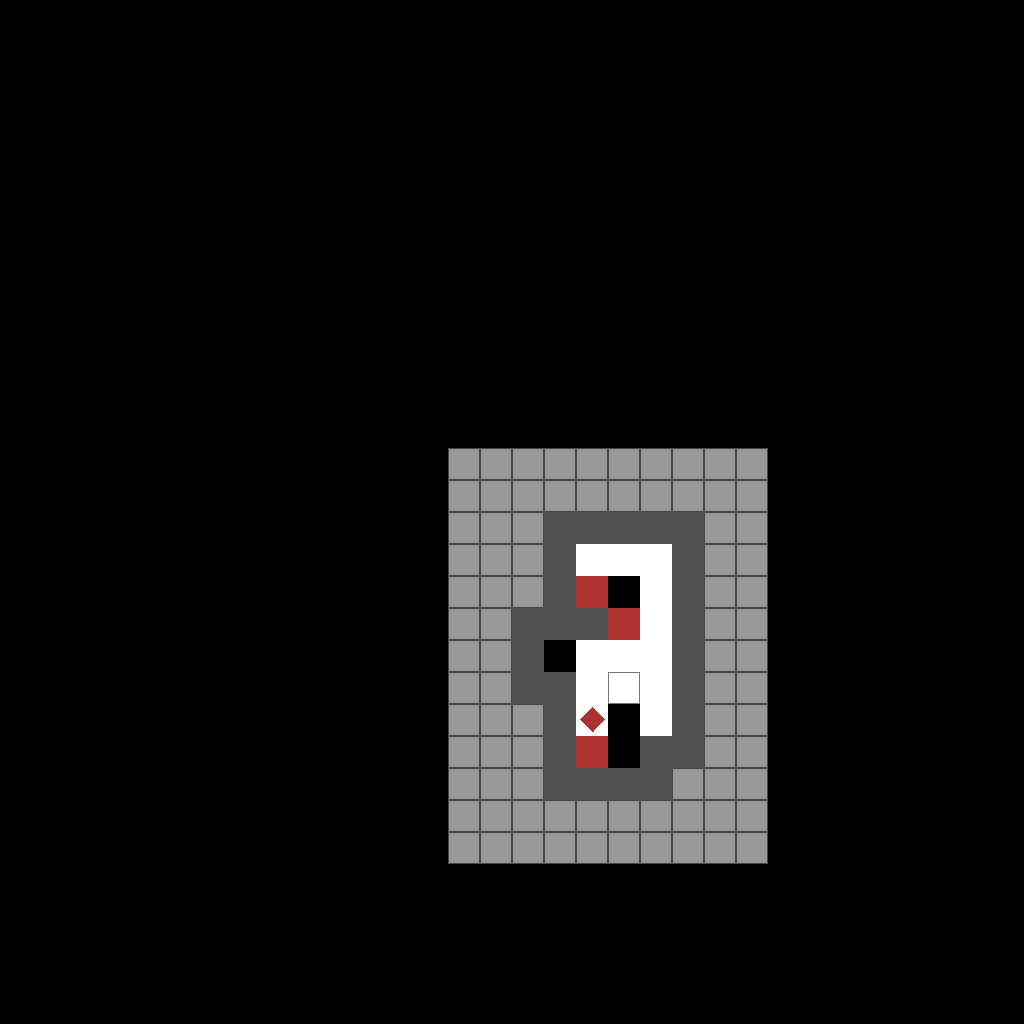

This game map was drawn from its Tiled (.tmx) file and the tilesets committed beside it. A one-line description and the full map source follow:
An orthogonal 32x32 tile map with 32x32 px tiles, 3 tile layers (Floor, Platform, Objects).

<map version="1.0" tiledversion="1.1.5" orientation="orthogonal" renderorder="left-up" width="32" height="32" tilewidth="32" tileheight="32" infinite="0" nextobjectid="1">
 <tileset firstgid="1" source="Brackeys20201.tsx" />
 <layer name="Floor" width="32" height="32" opacity="0.6">
  <data encoding="csv">
0,0,0,0,0,0,0,0,0,0,0,0,0,0,0,0,0,0,0,0,0,0,0,0,0,0,0,0,0,0,0,0,
0,0,0,0,0,0,0,0,0,0,0,0,0,0,0,0,0,0,0,0,0,0,0,0,0,0,0,0,0,0,0,0,
0,0,0,0,0,0,0,0,0,0,0,0,0,0,0,0,0,0,0,0,0,0,0,0,0,0,0,0,0,0,0,0,
0,0,0,0,0,0,0,0,0,0,0,0,0,0,0,0,0,0,0,0,0,0,0,0,0,0,0,0,0,0,0,0,
0,0,0,0,0,0,0,0,0,0,0,0,0,0,0,0,0,0,0,0,0,0,0,0,0,0,0,0,0,0,0,0,
0,0,0,0,0,0,0,0,0,0,0,0,0,0,0,0,0,0,0,0,0,0,0,0,0,0,0,0,0,0,0,0,
0,0,0,0,0,0,0,0,0,0,0,0,0,0,0,0,0,0,0,0,0,0,0,0,0,0,0,0,0,0,0,0,
0,0,0,0,0,0,0,0,0,0,0,0,0,0,0,0,0,0,0,0,0,0,0,0,0,0,0,0,0,0,0,0,
0,0,0,0,0,0,0,0,0,0,0,0,0,0,0,0,0,0,0,0,0,0,0,0,0,0,0,0,0,0,0,0,
0,0,0,0,0,0,0,0,0,0,0,0,0,0,0,0,0,0,0,0,0,0,0,0,0,0,0,0,0,0,0,0,
0,0,0,0,0,0,0,0,0,0,0,0,0,0,0,0,0,0,0,0,0,0,0,0,0,0,0,0,0,0,0,0,
0,0,0,0,0,0,0,0,0,0,0,0,0,0,0,0,0,0,0,0,0,0,0,0,0,0,0,0,0,0,0,0,
0,0,0,0,0,0,0,0,0,0,0,0,0,0,0,0,0,0,0,0,0,0,0,0,0,0,0,0,0,0,0,0,
0,0,0,0,0,0,0,0,0,0,0,0,0,0,0,0,0,0,0,0,0,0,0,0,0,0,0,0,0,0,0,0,
0,0,0,0,0,0,0,0,0,0,0,0,0,0,8,8,8,8,8,8,8,8,8,8,0,0,0,0,0,0,0,0,
0,0,0,0,0,0,0,0,0,0,0,0,0,0,8,8,8,8,8,8,8,8,8,8,0,0,0,0,0,0,0,0,
0,0,0,0,0,0,0,0,0,0,0,0,0,0,8,8,8,8,8,8,8,8,8,8,0,0,0,0,0,0,0,0,
0,0,0,0,0,0,0,0,0,0,0,0,0,0,8,8,8,8,8,8,8,8,8,8,0,0,0,0,0,0,0,0,
0,0,0,0,0,0,0,0,0,0,0,0,0,0,8,8,8,8,8,8,8,8,8,8,0,0,0,0,0,0,0,0,
0,0,0,0,0,0,0,0,0,0,0,0,0,0,8,8,8,8,8,8,8,8,8,8,0,0,0,0,0,0,0,0,
0,0,0,0,0,0,0,0,0,0,0,0,0,0,8,8,8,8,8,8,8,8,8,8,0,0,0,0,0,0,0,0,
0,0,0,0,0,0,0,0,0,0,0,0,0,0,8,8,8,8,8,8,8,8,8,8,0,0,0,0,0,0,0,0,
0,0,0,0,0,0,0,0,0,0,0,0,0,0,8,8,8,8,8,8,8,8,8,8,0,0,0,0,0,0,0,0,
0,0,0,0,0,0,0,0,0,0,0,0,0,0,8,8,8,8,8,8,8,8,8,8,0,0,0,0,0,0,0,0,
0,0,0,0,0,0,0,0,0,0,0,0,0,0,8,8,8,8,8,8,8,8,8,8,0,0,0,0,0,0,0,0,
0,0,0,0,0,0,0,0,0,0,0,0,0,0,8,8,8,8,8,8,8,8,8,8,0,0,0,0,0,0,0,0,
0,0,0,0,0,0,0,0,0,0,0,0,0,0,8,8,8,8,8,8,8,8,8,8,0,0,0,0,0,0,0,0,
0,0,0,0,0,0,0,0,0,0,0,0,0,0,0,0,0,0,0,0,0,0,0,0,0,0,0,0,0,0,0,0,
0,0,0,0,0,0,0,0,0,0,0,0,0,0,0,0,0,0,0,0,0,0,0,0,0,0,0,0,0,0,0,0,
0,0,0,0,0,0,0,0,0,0,0,0,0,0,0,0,0,0,0,0,0,0,0,0,0,0,0,0,0,0,0,0,
0,0,0,0,0,0,0,0,0,0,0,0,0,0,0,0,0,0,0,0,0,0,0,0,0,0,0,0,0,0,0,0,
0,0,0,0,0,0,0,0,0,0,0,0,0,0,0,0,0,0,0,0,0,0,0,0,0,0,0,0,0,0,0,0
</data>
 </layer>
 <layer name="Platform" width="32" height="32">
  <data encoding="csv">
0,0,0,0,0,0,0,0,0,0,0,0,0,0,0,0,0,0,0,0,0,0,0,0,0,0,0,0,0,0,0,0,
0,0,0,0,0,0,0,0,0,0,0,0,0,0,0,0,0,0,0,0,0,0,0,0,0,0,0,0,0,0,0,0,
0,0,0,0,0,0,0,0,0,0,0,0,0,0,0,0,0,0,0,0,0,0,0,0,0,0,0,0,0,0,0,0,
0,0,0,0,0,0,0,0,0,0,0,0,0,0,0,0,0,0,0,0,0,0,0,0,0,0,0,0,0,0,0,0,
0,0,0,0,0,0,0,0,0,0,0,0,0,0,0,0,0,0,0,0,0,0,0,0,0,0,0,0,0,0,0,0,
0,0,0,0,0,0,0,0,0,0,0,0,0,0,0,0,0,0,0,0,0,0,0,0,0,0,0,0,0,0,0,0,
0,0,0,0,0,0,0,0,0,0,0,0,0,0,0,0,0,0,0,0,0,0,0,0,0,0,0,0,0,0,0,0,
0,0,0,0,0,0,0,0,0,0,0,0,0,0,0,0,0,0,0,0,0,0,0,0,0,0,0,0,0,0,0,0,
0,0,0,0,0,0,0,0,0,0,0,0,0,0,0,0,0,0,0,0,0,0,0,0,0,0,0,0,0,0,0,0,
0,0,0,0,0,0,0,0,0,0,0,0,0,0,0,0,0,0,0,0,0,0,0,0,0,0,0,0,0,0,0,0,
0,0,0,0,0,0,0,0,0,0,0,0,0,0,0,0,0,0,0,0,0,0,0,0,0,0,0,0,0,0,0,0,
0,0,0,0,0,0,0,0,0,0,0,0,0,0,0,0,0,0,0,0,0,0,0,0,0,0,0,0,0,0,0,0,
0,0,0,0,0,0,0,0,0,0,0,0,0,0,0,0,0,0,0,0,0,0,0,0,0,0,0,0,0,0,0,0,
0,0,0,0,0,0,0,0,0,0,0,0,0,0,0,0,0,0,0,0,0,0,0,0,0,0,0,0,0,0,0,0,
0,0,0,0,0,0,0,0,0,0,0,0,0,0,0,0,0,0,0,0,0,0,0,0,0,0,0,0,0,0,0,0,
0,0,0,0,0,0,0,0,0,0,0,0,0,0,0,0,0,0,0,0,0,0,0,0,0,0,0,0,0,0,0,0,
0,0,0,0,0,0,0,0,0,0,0,0,0,0,0,0,0,4,4,4,4,4,0,0,0,0,0,0,0,0,0,0,
0,0,0,0,0,0,0,0,0,0,0,0,0,0,0,0,0,4,1,1,1,4,0,0,0,0,0,0,0,0,0,0,
0,0,0,0,0,0,0,0,0,0,0,0,0,0,0,0,0,4,1,3,1,4,0,0,0,0,0,0,0,0,0,0,
0,0,0,0,0,0,0,0,0,0,0,0,0,0,0,0,4,4,4,1,1,4,0,0,0,0,0,0,0,0,0,0,
0,0,0,0,0,0,0,0,0,0,0,0,0,0,0,0,4,3,1,1,1,4,0,0,0,0,0,0,0,0,0,0,
0,0,0,0,0,0,0,0,0,0,0,0,0,0,0,0,4,4,1,8,1,4,0,0,0,0,0,0,0,0,0,0,
0,0,0,0,0,0,0,0,0,0,0,0,0,0,0,0,0,4,1,3,1,4,0,0,0,0,0,0,0,0,0,0,
0,0,0,0,0,0,0,0,0,0,0,0,0,0,0,0,0,4,1,3,4,4,0,0,0,0,0,0,0,0,0,0,
0,0,0,0,0,0,0,0,0,0,0,0,0,0,0,0,0,4,4,4,4,0,0,0,0,0,0,0,0,0,0,0,
0,0,0,0,0,0,0,0,0,0,0,0,0,0,0,0,0,0,0,0,0,0,0,0,0,0,0,0,0,0,0,0,
0,0,0,0,0,0,0,0,0,0,0,0,0,0,0,0,0,0,0,0,0,0,0,0,0,0,0,0,0,0,0,0,
0,0,0,0,0,0,0,0,0,0,0,0,0,0,0,0,0,0,0,0,0,0,0,0,0,0,0,0,0,0,0,0,
0,0,0,0,0,0,0,0,0,0,0,0,0,0,0,0,0,0,0,0,0,0,0,0,0,0,0,0,0,0,0,0,
0,0,0,0,0,0,0,0,0,0,0,0,0,0,0,0,0,0,0,0,0,0,0,0,0,0,0,0,0,0,0,0,
0,0,0,0,0,0,0,0,0,0,0,0,0,0,0,0,0,0,0,0,0,0,0,0,0,0,0,0,0,0,0,0,
0,0,0,0,0,0,0,0,0,0,0,0,0,0,0,0,0,0,0,0,0,0,0,0,0,0,0,0,0,0,0,0
</data>
 </layer>
 <layer name="Objects" width="32" height="32">
  <data encoding="csv">
0,0,0,0,0,0,0,0,0,0,0,0,0,0,0,0,0,0,0,0,0,0,0,0,0,0,0,0,0,0,0,0,
0,0,0,0,0,0,0,0,0,0,0,0,0,0,0,0,0,0,0,0,0,0,0,0,0,0,0,0,0,0,0,0,
0,0,0,0,0,0,0,0,0,0,0,0,0,0,0,0,0,0,0,0,0,0,0,0,0,0,0,0,0,0,0,0,
0,0,0,0,0,0,0,0,0,0,0,0,0,0,0,0,0,0,0,0,0,0,0,0,0,0,0,0,0,0,0,0,
0,0,0,0,0,0,0,0,0,0,0,0,0,0,0,0,0,0,0,0,0,0,0,0,0,0,0,0,0,0,0,0,
0,0,0,0,0,0,0,0,0,0,0,0,0,0,0,0,0,0,0,0,0,0,0,0,0,0,0,0,0,0,0,0,
0,0,0,0,0,0,0,0,0,0,0,0,0,0,0,0,0,0,0,0,0,0,0,0,0,0,0,0,0,0,0,0,
0,0,0,0,0,0,0,0,0,0,0,0,0,0,0,0,0,0,0,0,0,0,0,0,0,0,0,0,0,0,0,0,
0,0,0,0,0,0,0,0,0,0,0,0,0,0,0,0,0,0,0,0,0,0,0,0,0,0,0,0,0,0,0,0,
0,0,0,0,0,0,0,0,0,0,0,0,0,0,0,0,0,0,0,0,0,0,0,0,0,0,0,0,0,0,0,0,
0,0,0,0,0,0,0,0,0,0,0,0,0,0,0,0,0,0,0,0,0,0,0,0,0,0,0,0,0,0,0,0,
0,0,0,0,0,0,0,0,0,0,0,0,0,0,0,0,0,0,0,0,0,0,0,0,0,0,0,0,0,0,0,0,
0,0,0,0,0,0,0,0,0,0,0,0,0,0,0,0,0,0,0,0,0,0,0,0,0,0,0,0,0,0,0,0,
0,0,0,0,0,0,0,0,0,0,0,0,0,0,0,0,0,0,0,0,0,0,0,0,0,0,0,0,0,0,0,0,
0,0,0,0,0,0,0,0,0,0,0,0,0,0,0,0,0,0,0,0,0,0,0,0,0,0,0,0,0,0,0,0,
0,0,0,0,0,0,0,0,0,0,0,0,0,0,0,0,0,0,0,0,0,0,0,0,0,0,0,0,0,0,0,0,
0,0,0,0,0,0,0,0,0,0,0,0,0,0,0,0,0,0,0,0,0,0,0,0,0,0,0,0,0,0,0,0,
0,0,0,0,0,0,0,0,0,0,0,0,0,0,0,0,0,0,0,0,0,0,0,0,0,0,0,0,0,0,0,0,
0,0,0,0,0,0,0,0,0,0,0,0,0,0,0,0,0,0,5,0,0,0,0,0,0,0,0,0,0,0,0,0,
0,0,0,0,0,0,0,0,0,0,0,0,0,0,0,0,0,0,0,5,0,0,0,0,0,0,0,0,0,0,0,0,
0,0,0,0,0,0,0,0,0,0,0,0,0,0,0,0,0,0,0,0,0,0,0,0,0,0,0,0,0,0,0,0,
0,0,0,0,0,0,0,0,0,0,0,0,0,0,0,0,0,0,0,0,0,0,0,0,0,0,0,0,0,0,0,0,
0,0,0,0,0,0,0,0,0,0,0,0,0,0,0,0,0,0,9,0,0,0,0,0,0,0,0,0,0,0,0,0,
0,0,0,0,0,0,0,0,0,0,0,0,0,0,0,0,0,0,5,0,0,0,0,0,0,0,0,0,0,0,0,0,
0,0,0,0,0,0,0,0,0,0,0,0,0,0,0,0,0,0,0,0,0,0,0,0,0,0,0,0,0,0,0,0,
0,0,0,0,0,0,0,0,0,0,0,0,0,0,0,0,0,0,0,0,0,0,0,0,0,0,0,0,0,0,0,0,
0,0,0,0,0,0,0,0,0,0,0,0,0,0,0,0,0,0,0,0,0,0,0,0,0,0,0,0,0,0,0,0,
0,0,0,0,0,0,0,0,0,0,0,0,0,0,0,0,0,0,0,0,0,0,0,0,0,0,0,0,0,0,0,0,
0,0,0,0,0,0,0,0,0,0,0,0,0,0,0,0,0,0,0,0,0,0,0,0,0,0,0,0,0,0,0,0,
0,0,0,0,0,0,0,0,0,0,0,0,0,0,0,0,0,0,0,0,0,0,0,0,0,0,0,0,0,0,0,0,
0,0,0,0,0,0,0,0,0,0,0,0,0,0,0,0,0,0,0,0,0,0,0,0,0,0,0,0,0,0,0,0,
0,0,0,0,0,0,0,0,0,0,0,0,0,0,0,0,0,0,0,0,0,0,0,0,0,0,0,0,0,0,0,0
</data>
 </layer>
</map>
